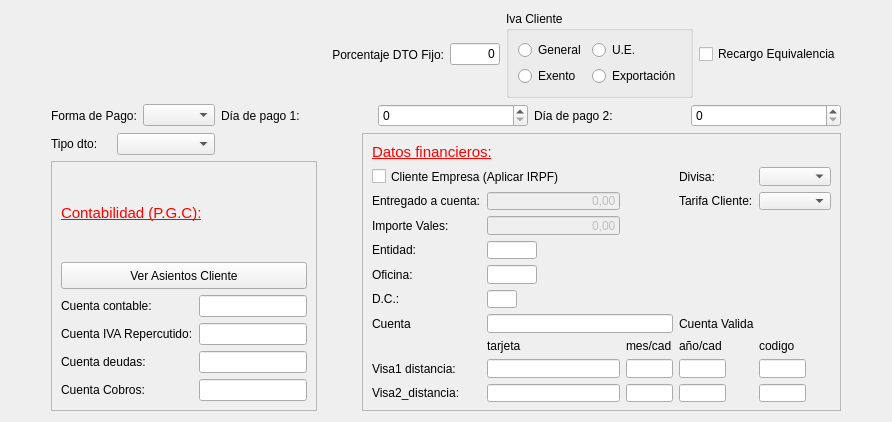
         <widget class="QWidget" name="tab_5">
          <property name="styleSheet">
           <string notr="true"/>
          </property>
          <attribute name="title">
           <string>Datos Bancarios y Financieros</string>
          </attribute>
          <layout class="QGridLayout" name="gridLayout_15">
           <item row="2" column="4">
            <spacer name="horizontalSpacer_2">
             <property name="orientation">
              <enum>Qt::Horizontal</enum>
             </property>
             <property name="sizeHint" stdset="0">
              <size>
               <width>40</width>
               <height>20</height>
              </size>
             </property>
            </spacer>
           </item>
           <item row="1" column="3" colspan="3">
            <layout class="QHBoxLayout" name="horizontalLayout_9">
             <item>
              <widget class="QLabel" name="label_68">
               <property name="text">
                <string>Día de pago 1:</string>
               </property>
              </widget>
             </item>
             <item>
              <widget class="QSpinBox" name="txtdia_pago1"/>
             </item>
             <item>
              <widget class="QLabel" name="label_69">
               <property name="text">
                <string>Día de pago 2:</string>
               </property>
              </widget>
             </item>
             <item>
              <widget class="QSpinBox" name="txtdia_pago2"/>
             </item>
            </layout>
           </item>
           <item row="0" column="1" colspan="5">
            <layout class="QHBoxLayout" name="horizontalLayout_3">
             <item>
              <layout class="QHBoxLayout" name="horizontalLayout">
               <item>
                <widget class="QLabel" name="label_32">
                 <property name="text">
                  <string>Porcentaje DTO Fijo:</string>
                 </property>
                 <property name="alignment">
                  <set>Qt::AlignRight|Qt::AlignTrailing|Qt::AlignVCenter</set>
                 </property>
                </widget>
               </item>
               <item>
                <widget class="QLineEdit" name="txtporc_dto_cliente">
                 <property name="maximumSize">
                  <size>
                   <width>50</width>
                   <height>16777215</height>
                  </size>
                 </property>
                 <property name="text">
                  <string>0</string>
                 </property>
                 <property name="alignment">
                  <set>Qt::AlignRight|Qt::AlignTrailing|Qt::AlignVCenter</set>
                 </property>
                </widget>
               </item>
              </layout>
             </item>
             <item>
              <widget class="QGroupBox" name="groupBox">
               <property name="minimumSize">
                <size>
                 <width>182</width>
                 <height>0</height>
                </size>
               </property>
               <property name="title">
                <string>Iva Cliente</string>
               </property>
               <layout class="QGridLayout" name="gridLayout_29">
                <item row="0" column="1">
                 <widget class="QRadioButton" name="radUE">
                  <property name="text">
                   <string>U.E.</string>
                  </property>
                 </widget>
                </item>
                <item row="0" column="0">
                 <widget class="QRadioButton" name="radGeneral">
                  <property name="text">
                   <string>General</string>
                  </property>
                 </widget>
                </item>
                <item row="1" column="0">
                 <widget class="QRadioButton" name="radExcento">
                  <property name="text">
                   <string>Exento</string>
                  </property>
                 </widget>
                </item>
                <item row="1" column="1">
                 <widget class="QRadioButton" name="radExportacion">
                  <property name="text">
                   <string>Exportación</string>
                  </property>
                 </widget>
                </item>
               </layout>
              </widget>
             </item>
             <item>
              <widget class="QCheckBox" name="chkrecargo_equivalencia">
               <property name="text">
                <string>Recargo Equivalencia</string>
               </property>
              </widget>
             </item>
            </layout>
           </item>
           <item row="3" column="0">
            <spacer name="horizontalSpacer_13">
             <property name="orientation">
              <enum>Qt::Horizontal</enum>
             </property>
             <property name="sizeHint" stdset="0">
              <size>
               <width>40</width>
               <height>20</height>
              </size>
             </property>
            </spacer>
           </item>
           <item row="3" column="6">
            <spacer name="horizontalSpacer_14">
             <property name="orientation">
              <enum>Qt::Horizontal</enum>
             </property>
             <property name="sizeHint" stdset="0">
              <size>
               <width>40</width>
               <height>20</height>
              </size>
             </property>
            </spacer>
           </item>
           <item row="2" column="1">
            <widget class="QLabel" name="label_66">
             <property name="maximumSize">
              <size>
               <width>60</width>
               <height>16777215</height>
              </size>
             </property>
             <property name="text">
              <string>Tipo dto:</string>
             </property>
            </widget>
           </item>
           <item row="2" column="5" rowspan="2">
            <widget class="QFrame" name="frame_7">
             <property name="sizePolicy">
              <sizepolicy hsizetype="Fixed" vsizetype="Fixed">
               <horstretch>0</horstretch>
               <verstretch>0</verstretch>
              </sizepolicy>
             </property>
             <property name="minimumSize">
              <size>
               <width>350</width>
               <height>250</height>
              </size>
             </property>
             <property name="frameShape">
              <enum>QFrame::StyledPanel</enum>
             </property>
             <property name="frameShadow">
              <enum>QFrame::Raised</enum>
             </property>
             <layout class="QGridLayout" name="gridLayout_17">
              <item row="1" column="0">
               <layout class="QGridLayout" name="gridLayout_14">
                <item row="5" column="2" colspan="3">
                 <spacer name="horizontalSpacer_12">
                  <property name="orientation">
                   <enum>Qt::Horizontal</enum>
                  </property>
                  <property name="sizeHint" stdset="0">
                   <size>
                    <width>40</width>
                    <height>20</height>
                   </size>
                  </property>
                 </spacer>
                </item>
                <item row="10" column="4">
                 <widget class="QLineEdit" name="txtvisa2_cod_valid">
                  <property name="maximumSize">
                   <size>
                    <width>47</width>
                    <height>16777215</height>
                   </size>
                  </property>
                 </widget>
                </item>
                <item row="10" column="3">
                 <widget class="QLineEdit" name="txtvisa2_caduca_ano">
                  <property name="maximumSize">
                   <size>
                    <width>47</width>
                    <height>16777215</height>
                   </size>
                  </property>
                 </widget>
                </item>
                <item row="8" column="1">
                 <widget class="QLabel" name="label_45">
                  <property name="text">
                   <string>tarjeta</string>
                  </property>
                 </widget>
                </item>
                <item row="9" column="4">
                 <widget class="QLineEdit" name="txtvisa1_cod_valid">
                  <property name="maximumSize">
                   <size>
                    <width>47</width>
                    <height>16777215</height>
                   </size>
                  </property>
                 </widget>
                </item>
                <item row="4" column="0">
                 <widget class="QLabel" name="label_79">
                  <property name="text">
                   <string>Oficina:</string>
                  </property>
                 </widget>
                </item>
                <item row="2" column="0">
                 <widget class="QLabel" name="label_77">
                  <property name="text">
                   <string>Importe Vales:</string>
                  </property>
                 </widget>
                </item>
                <item row="3" column="0">
                 <widget class="QLabel" name="label_78">
                  <property name="text">
                   <string>Entidad:</string>
                  </property>
                 </widget>
                </item>
                <item row="4" column="1">
                 <widget class="QLineEdit" name="txtoficina_bancaria">
                  <property name="maximumSize">
                   <size>
                    <width>50</width>
                    <height>16777215</height>
                   </size>
                  </property>
                 </widget>
                </item>
                <item row="4" column="2">
                 <spacer name="horizontalSpacer_11">
                  <property name="orientation">
                   <enum>Qt::Horizontal</enum>
                  </property>
                  <property name="sizeHint" stdset="0">
                   <size>
                    <width>40</width>
                    <height>20</height>
                   </size>
                  </property>
                 </spacer>
                </item>
                <item row="5" column="0">
                 <widget class="QLabel" name="label_80">
                  <property name="text">
                   <string>D.C.:</string>
                  </property>
                 </widget>
                </item>
                <item row="5" column="1">
                 <widget class="QLineEdit" name="txtdc">
                  <property name="maximumSize">
                   <size>
                    <width>30</width>
                    <height>16777215</height>
                   </size>
                  </property>
                 </widget>
                </item>
                <item row="9" column="3">
                 <widget class="QLineEdit" name="txtvisa1_caduca_ano">
                  <property name="maximumSize">
                   <size>
                    <width>47</width>
                    <height>16777215</height>
                   </size>
                  </property>
                 </widget>
                </item>
                <item row="6" column="0">
                 <widget class="QLabel" name="label_81">
                  <property name="text">
                   <string>Cuenta</string>
                  </property>
                 </widget>
                </item>
                <item row="6" column="1" colspan="2">
                 <widget class="QLineEdit" name="txtcuenta_corriente"/>
                </item>
                <item row="1" column="0">
                 <widget class="QLabel" name="label_76">
                  <property name="text">
                   <string>Entregado a cuenta:</string>
                  </property>
                 </widget>
                </item>
                <item row="3" column="1">
                 <widget class="QLineEdit" name="txtentidad_bancaria">
                  <property name="maximumSize">
                   <size>
                    <width>50</width>
                    <height>16777215</height>
                   </size>
                  </property>
                 </widget>
                </item>
                <item row="3" column="2">
                 <spacer name="horizontalSpacer_10">
                  <property name="orientation">
                   <enum>Qt::Horizontal</enum>
                  </property>
                  <property name="sizeHint" stdset="0">
                   <size>
                    <width>40</width>
                    <height>20</height>
                   </size>
                  </property>
                 </spacer>
                </item>
                <item row="0" column="0" colspan="3">
                 <widget class="QCheckBox" name="chkClienteEmpresa">
                  <property name="text">
                   <string>Cliente Empresa (Aplicar IRPF)</string>
                  </property>
                 </widget>
                </item>
                <item row="9" column="0">
                 <widget class="QLabel" name="label_26">
                  <property name="text">
                   <string>Visa1 distancia:</string>
                  </property>
                 </widget>
                </item>
                <item row="10" column="0">
                 <widget class="QLabel" name="label_41">
                  <property name="text">
                   <string>Visa2_distancia:</string>
                  </property>
                 </widget>
                </item>
                <item row="9" column="2">
                 <widget class="QLineEdit" name="txtvisa1_caduca_mes">
                  <property name="maximumSize">
                   <size>
                    <width>47</width>
                    <height>16777215</height>
                   </size>
                  </property>
                 </widget>
                </item>
                <item row="10" column="2">
                 <widget class="QLineEdit" name="txtvisa2_caduca_mes">
                  <property name="maximumSize">
                   <size>
                    <width>47</width>
                    <height>16777215</height>
                   </size>
                  </property>
                 </widget>
                </item>
                <item row="9" column="1">
                 <widget class="QLineEdit" name="txtvisa_distancia1">
                  <property name="minimumSize">
                   <size>
                    <width>133</width>
                    <height>0</height>
                   </size>
                  </property>
                 </widget>
                </item>
                <item row="10" column="1">
                 <widget class="QLineEdit" name="txtvisa_distancia2">
                  <property name="minimumSize">
                   <size>
                    <width>133</width>
                    <height>0</height>
                   </size>
                  </property>
                 </widget>
                </item>
                <item row="8" column="2">
                 <widget class="QLabel" name="label_59">
                  <property name="text">
                   <string>mes/cad</string>
                  </property>
                 </widget>
                </item>
                <item row="8" column="3">
                 <widget class="QLabel" name="label_60">
                  <property name="text">
                   <string>año/cad</string>
                  </property>
                 </widget>
                </item>
                <item row="8" column="4">
                 <widget class="QLabel" name="label_61">
                  <property name="text">
                   <string>codigo</string>
                  </property>
                 </widget>
                </item>
                <item row="6" column="3" colspan="2">
                 <widget class="QLabel" name="lblCuentavalida">
                  <property name="text">
                   <string>Cuenta Valida</string>
                  </property>
                 </widget>
                </item>
                <item row="0" column="3">
                 <widget class="QLabel" name="label_65">
                  <property name="text">
                   <string>Divisa:</string>
                  </property>
                 </widget>
                </item>
                <item row="0" column="4">
                 <widget class="QComboBox" name="cboDivisa"/>
                </item>
                <item row="1" column="3">
                 <widget class="QLabel" name="label_33">
                  <property name="text">
                   <string>Tarifa Cliente:</string>
                  </property>
                 </widget>
                </item>
                <item row="1" column="4">
                 <widget class="QComboBox" name="cbotarifa_cliente"/>
                </item>
                <item row="1" column="1">
                 <widget class="QLineEdit" name="txtimporte_a_cuenta">
                  <property name="enabled">
                   <bool>false</bool>
                  </property>
                  <property name="focusPolicy">
                   <enum>Qt::NoFocus</enum>
                  </property>
                  <property name="text">
                   <string>0,00</string>
                  </property>
                  <property name="alignment">
                   <set>Qt::AlignRight|Qt::AlignTrailing|Qt::AlignVCenter</set>
                  </property>
                 </widget>
                </item>
                <item row="2" column="1">
                 <widget class="QLineEdit" name="txtvales">
                  <property name="enabled">
                   <bool>false</bool>
                  </property>
                  <property name="focusPolicy">
                   <enum>Qt::NoFocus</enum>
                  </property>
                  <property name="text">
                   <string>0,00</string>
                  </property>
                  <property name="alignment">
                   <set>Qt::AlignRight|Qt::AlignTrailing|Qt::AlignVCenter</set>
                  </property>
                 </widget>
                </item>
               </layout>
              </item>
              <item row="0" column="0">
               <widget class="QLabel" name="label_75">
                <property name="text">
                 <string>&lt;html&gt;&lt;head/&gt;&lt;body&gt;&lt;p&gt;&lt;span style=&quot; font-size:11pt; text-decoration: underline; color:#ff0000;&quot;&gt;Datos financieros:&lt;/span&gt;&lt;/p&gt;&lt;/body&gt;&lt;/html&gt;</string>
                </property>
               </widget>
              </item>
             </layout>
            </widget>
           </item>
           <item row="3" column="1" colspan="4">
            <widget class="QFrame" name="frame_6">
             <property name="sizePolicy">
              <sizepolicy hsizetype="Fixed" vsizetype="Fixed">
               <horstretch>0</horstretch>
               <verstretch>0</verstretch>
              </sizepolicy>
             </property>
             <property name="minimumSize">
              <size>
               <width>250</width>
               <height>250</height>
              </size>
             </property>
             <property name="maximumSize">
              <size>
               <width>16777215</width>
               <height>16777215</height>
              </size>
             </property>
             <property name="frameShape">
              <enum>QFrame::StyledPanel</enum>
             </property>
             <property name="frameShadow">
              <enum>QFrame::Raised</enum>
             </property>
             <layout class="QGridLayout" name="gridLayout_16">
              <item row="2" column="0">
               <layout class="QFormLayout" name="formLayout">
                <item row="0" column="0">
                 <widget class="QLabel" name="label_71">
                  <property name="text">
                   <string>Cuenta contable:</string>
                  </property>
                 </widget>
                </item>
                <item row="0" column="1">
                 <widget class="QLineEdit" name="txtcuenta_contable"/>
                </item>
                <item row="1" column="0">
                 <widget class="QLabel" name="label_72">
                  <property name="text">
                   <string>Cuenta IVA Repercutido:</string>
                  </property>
                 </widget>
                </item>
                <item row="1" column="1">
                 <widget class="QLineEdit" name="txtcuenta_iva_repercutido"/>
                </item>
                <item row="2" column="0">
                 <widget class="QLabel" name="label_73">
                  <property name="text">
                   <string>Cuenta deudas:</string>
                  </property>
                 </widget>
                </item>
                <item row="2" column="1">
                 <widget class="QLineEdit" name="txtcuenta_deudas"/>
                </item>
                <item row="3" column="0">
                 <widget class="QLabel" name="label_74">
                  <property name="text">
                   <string>Cuenta Cobros:</string>
                  </property>
                 </widget>
                </item>
                <item row="3" column="1">
                 <widget class="QLineEdit" name="txtcuenta_cobros"/>
                </item>
               </layout>
              </item>
              <item row="0" column="0">
               <widget class="QLabel" name="label_70">
                <property name="text">
                 <string>&lt;html&gt;&lt;head/&gt;&lt;body&gt;&lt;p&gt;&lt;span style=&quot; font-size:11pt; text-decoration: underline; color:#ff0000;&quot;&gt;Contabilidad (P.G.C):&lt;/span&gt;&lt;/p&gt;&lt;/body&gt;&lt;/html&gt;</string>
                </property>
               </widget>
              </item>
              <item row="1" column="0">
               <widget class="QPushButton" name="pushButton">
                <property name="minimumSize">
                 <size>
                  <width>0</width>
                  <height>27</height>
                 </size>
                </property>
                <property name="text">
                 <string>Ver Asientos Cliente</string>
                </property>
               </widget>
              </item>
             </layout>
            </widget>
           </item>
           <item row="2" column="2">
            <widget class="QComboBox" name="cbotipo_dto"/>
           </item>
           <item row="1" column="1" colspan="2">
            <layout class="QHBoxLayout" name="horizontalLayout_8">
             <item>
              <widget class="QLabel" name="label_67">
               <property name="text">
                <string>Forma de Pago:</string>
               </property>
              </widget>
             </item>
             <item>
              <widget class="QComboBox" name="cboforma_pago"/>
             </item>
            </layout>
           </item>
          </layout>
         </widget>
